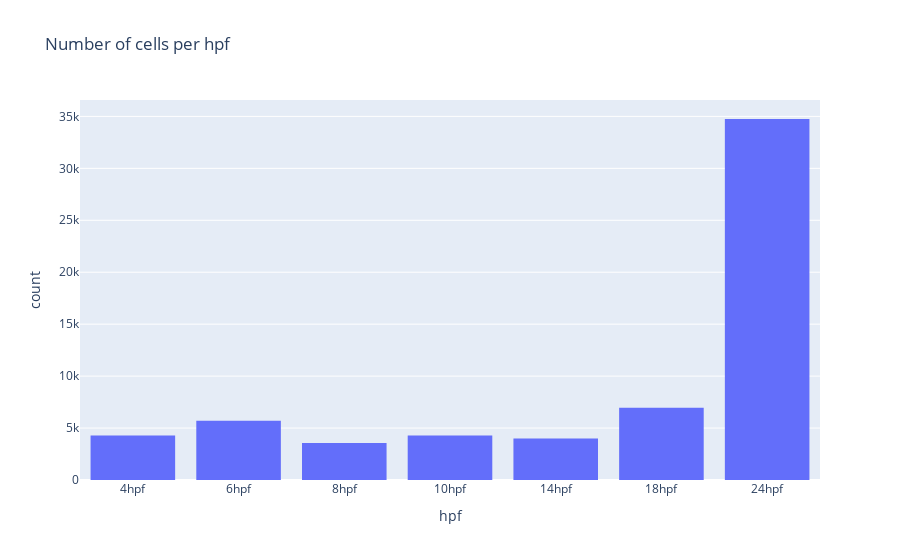

The cell this chart's notebook holds for it:
### Code cell
# Distribution of different hpf values
fig_hpf = px.histogram(
    df,
    x="hpf",
    title="Number of cells per hpf"
)
fig_hpf.show()

### Figure 1 — Plotly figure (JSON) as saved in the notebook; plotly's stock layout.template omitted (floating-point values rounded to 4 significant figures; data arrays with more than 128 entries replaced by an {"elided": "..."} marker saying what was removed)
{"data": [{"bingroup": "x", "hovertemplate": "hpf=%{x}<br>count=%{y}<extra></extra>", "legendgroup": "", "marker": {"color": "#636efa", "pattern": {"shape": ""}}, "name": "", "orientation": "v", "showlegend": false, "type": "histogram", "x": {"elided": "63530 str values"}, "xaxis": "x", "yaxis": "y"}], "layout": {"barmode": "relative", "legend": {"tracegroupgap": 0}, "title": {"text": "Number of cells per hpf"}, "xaxis": {"anchor": "y", "domain": [0, 1], "title": {"text": "hpf"}}, "yaxis": {"anchor": "x", "domain": [0, 1], "title": {"text": "count"}}}}
